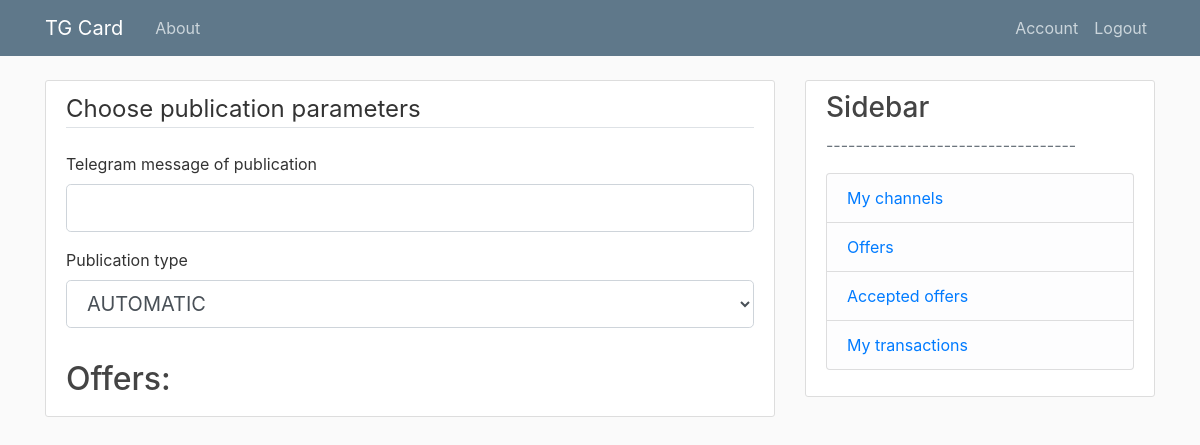
/offerList (signed in), run on an earlier commit of the app's database.
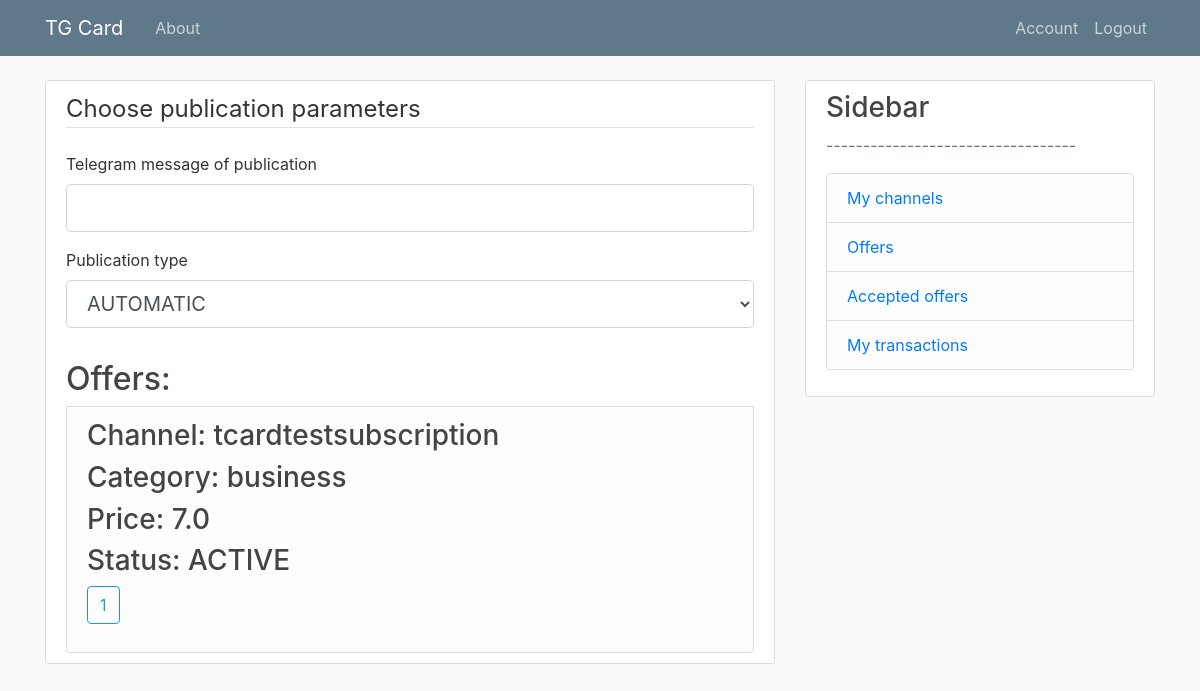
And on a later commit of the database.
### models.py (models this page shows, shortened)
class Offer(db.Model):
    id = db.Column(db.Integer, primary_key=True)
    tgLink = db.Column(db.String, index=True, unique=True, nullable=False)
    offerType = db.Column(db.String, index=True, nullable=False) # click \ subscribe
    price = db.Column(db.Float, index=True, nullable=False)
    status = db.Column(db.Integer, index=True, nullable=False) # active \ inactive
    advertId = db.Column(db.Integer, db.ForeignKey('user.id'), nullable=False)
    tasks = db.relationship('Task', backref='offer', lazy=True)
    categoryListAdv = db.relationship('CategoryListAdv', backref='offer', lazy=True)

class Category(db.Model):
    id = db.Column(db.Integer, primary_key=True)
    title = db.Column(db.String, index=True, unique=True, nullable=False)
    categoryListAdv = db.relationship('CategoryListAdv', backref='category', lazy=True)
    categoryListAff = db.relationship('CategoryListAff', backref='category', lazy=True)

### routes.py (the view, shortened to what this page needs)
@app.route("/offerList", methods=['GET', 'POST'])
@affiliate_access_level()
@login_required
def offerList():
    offers = list()
    if current_user.channels:
        offersAll = Offer.query.filter_by(status='ACTIVE').all()
        for offer in offersAll:
            offers.append(offer)
    form = CreateOfferListForm()
    return render_template('offerList.html', title='OfferList', form=form, offers=offers)

### forms.py
class CreateOfferListForm(FlaskForm):
    previevText = StringField('Telegram message of publication', validators=[DataRequired()])
    taskType = SelectField('Publication type',
                        choices=[('0','AUTOMATIC'), ('1','MANUAL')])
    submit = SubmitField('choose offer')

### models.py (called while the page is built)
@login_manager.user_loader
def load_user(user_id):
    return User.query.get(int(user_id))

### routes.py (called while the page is built)
def affiliate_access_level():
    def decorator(f):
        @wraps(f)
        def decorated_function(*args, **kwargs):
            if current_user.role != 'AFFILIATE':
                return redirect(url_for('access_error_page'))
            return f(*args, **kwargs)
        return decorated_function
    return decorator

### templates/offerList.html (shortened to what this page needs)
{% extends "layout.html" %}
{% block content %}
    <div class="content-section">
    <form method="POST" action="{{ url_for('offerList') }}">
        <fieldset class="form-group">
            <legend class="border-bottom mb-4">Choose publication parameters</legend>
            <div class="form-group">
                {{ form.previevText.label(class="form-control-label") }}
                {% if form.previevText.errors %}
                    {{ form.previevText(class="form-control form-control-lg is-invalid") }}
                    <div class="invalid-feedback">
                        {% for error in form.previevText.errors %}
                            <span>{{ error }}</span>
                        {% endfor %}
                    </div>
                {% else %}
                    {{ form.previevText(class="form-control form-control-lg") }}
                {% endif %}
            </div>
            <div class="form-group">
                {{ form.taskType.label(class="form-control-label") }}
                {% if form.taskType.errors %}
                    {{ form.taskType(class="form-control form-control-lg is-invalid") }}
                    <div class="invalid-feedback">
                        {% for error in form.taskType.errors %}
                            <span>{{ error }}</span>
                        {% endfor %}
                    </div>
                {% else %}
                    {{ form.taskType(class="form-control form-control-lg") }}
                {% endif %}
            </div>
        </fieldset>
    <h2>Offers: </h2>
    {% for offer in offers %}
    <li class="list-group-item list-group-item-light">
    <table>
        <tr>
                <ul class="list-group">
                    <h3>Channel: {{offer.tgLink}} </h3>
                    <h3>Category: {{offer.categoryListAdv[0].category.title}}</h3>
                    <h3>Price: {{offer.price}}</h3>
                    <h3>Status: {{offer.status}}</h3>
    	            <div class="form-group">
         	       <input class="btn btn-outline-info" id="submit" name="submit" type="submit" value="{{ offer.id }}">
    	            </div>
                </ul>
        </tr>
    </table>
    </li>
    {% endfor %}
    </div>
{% endblock content %}

What changed in the data, as far as the page shows it:
added Offer: tgLink "tcardtestsubscription", title "business", price "7.0", status "ACTIVE", submit "1"
